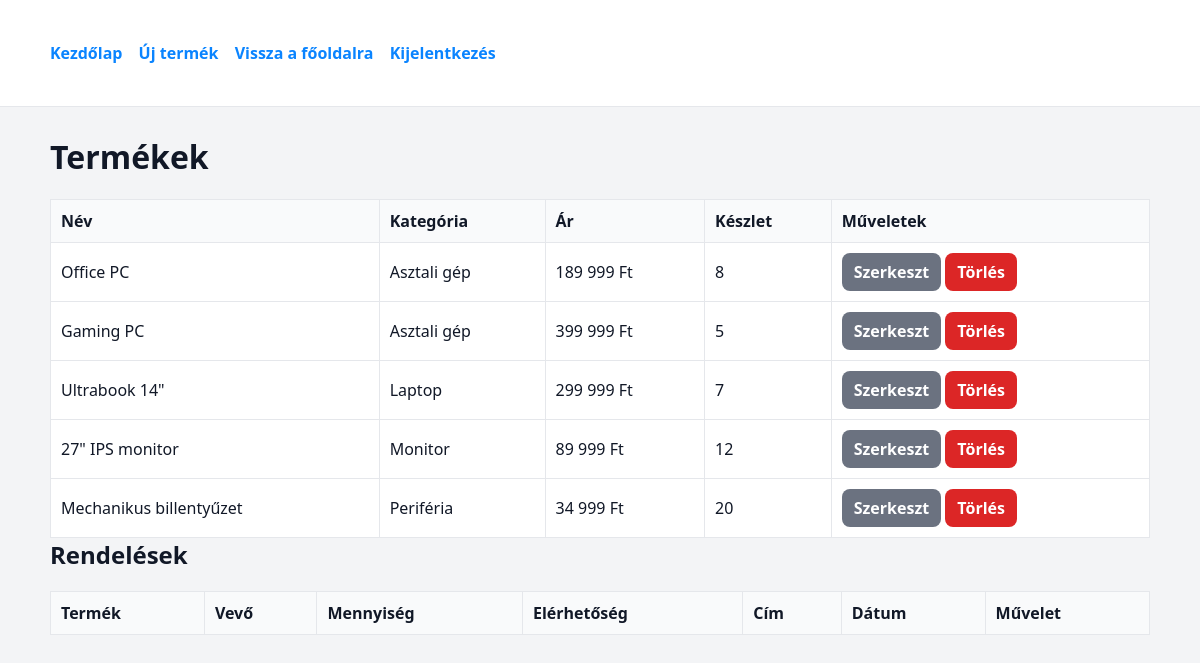
The app's page /admin/index.php with its own data.
### tables this page shows
CREATE TABLE `products` (
  `id` INT NOT NULL AUTO_INCREMENT,
  `name` VARCHAR(150) NOT NULL,
  `category` VARCHAR(100) DEFAULT NULL,
  `price` DECIMAL(10,2) NOT NULL,
  `stock` INT NOT NULL DEFAULT 0,
  `description` TEXT,
  `created_at` TIMESTAMP DEFAULT CURRENT_TIMESTAMP,
  PRIMARY KEY (`id`)
);

### includes/functions.php (called while the page is built, shortened)
<?php
require_once __DIR__ . '/db.php';
function get_products(string $searchTerm = null): array
{
    global $conn;
    $products = [];
    if ($searchTerm) {
        $stmt = $conn->prepare('SELECT id, name, category, price, stock, description, created_at FROM products WHERE name LIKE CONCAT("%", ?, "%") OR category LIKE CONCAT("%", ?, "%") ORDER BY created_at DESC');
        $stmt->bind_param('ss', $searchTerm, $searchTerm);
    } else {
        $stmt = $conn->prepare('SELECT id, name, category, price, stock, description, created_at FROM products ORDER BY created_at DESC');
    }
    if ($stmt->execute()) {
        $result = $stmt->get_result();
        while ($row = $result->fetch_assoc()) {
            $products[] = $row;
        }
    }
    return $products;
}
?>

### admin/index.php (the view, shortened to what this page needs)
<?php
require_once __DIR__ . '/../includes/functions.php';
$products = get_products();
?>
<!DOCTYPE html>
<html lang="hu">
<head>
    <link rel="stylesheet" href="/assets/css/admin.css">
</head>
<body>
<header>
    <div class="container">
        <nav>
            <a href="/admin/index.php">Kezdőlap</a>
            <a href="/admin/product_form.php">Új termék</a>
            <a href="/index.php">Vissza a főoldalra</a>
            <a href="/admin/logout.php">Kijelentkezés</a>
        </nav>
    </div>
</header>
<div class="container">
    <h1>Termékek</h1>
    <table class="table">
        <thead>
            <tr>
                <th>Név</th>
                <th>Kategória</th>
                <th>Ár</th>
                <th>Készlet</th>
                <th>Műveletek</th>
            </tr>
        </thead>
        <tbody>
        <?php foreach ($products as $product): ?>
            <tr>
                <td><?php echo htmlspecialchars($product['name']); ?></td>
                <td><?php echo htmlspecialchars($product['category']); ?></td>
                <td><?php echo number_format((float)$product['price'], 0, ',', ' '); ?> Ft</td>
                <td><?php echo (int)$product['stock']; ?></td>
                <td>
                    <a class="btn secondary" href="/admin/product_form.php?id=<?php echo (int)$product['id']; ?>">Szerkeszt</a>
                    <a class="btn danger" href="/admin/product_delete.php?id=<?php echo (int)$product['id']; ?>" onclick="return confirm('Biztosan törli?');">Törlés</a>
                </td>
            </tr>
        <?php endforeach; ?>
        </tbody>
    </table>
    <h2>Rendelések</h2>
    <table class="table">
        <thead>
            <tr>
                <th>Termék</th>
                <th>Vevő</th>
                <th>Mennyiség</th>
                <th>Elérhetőség</th>
                <th>Cím</th>
                <th>Dátum</th>
                <th>Művelet</th>
            </tr>
        </thead>
    </table>
</div>
</body>
</html>

### assets/css/admin.css (style rules this page uses)
body { font-family: 'Segoe UI', Tahoma, sans-serif; background: #f3f4f6; margin: 0; color: #111827; }
.container { width: 92%; max-width: 1100px; margin: 0 auto; padding: 28px 0; }
h1, h2 { margin-top: 0; }
nav a { margin-right: 12px; font-weight: 600; color: #0a84ff; text-decoration: none; }
.table { width: 100%; border-collapse: collapse; background: white; }
.table th, .table td { border: 1px solid #e5e7eb; padding: 10px; text-align: left; }
.table th { background: #f9fafb; }
.btn { display: inline-block; padding: 8px 12px; border-radius: 8px; background: #0a84ff; color: white; text-decoration: none; font-weight: 600; border: none; }
.btn.secondary { background: #6b7280; }
.btn.danger { background: #dc2626; }
header { background: white; border-bottom: 1px solid #e5e7eb; padding: 14px 0; }

### records on screen
products: name "Office PC", category "Asztali gép", price "189 999", stock "8"
products: name "Gaming PC", category "Asztali gép", price "399 999", stock "5"
products: name "Ultrabook 14\"", category "Laptop", price "299 999", stock "7"
products: name "27\" IPS monitor", category "Monitor", price "89 999", stock "12"
products: name "Mechanikus billentyűzet", category "Periféria", price "34 999", stock "20"
